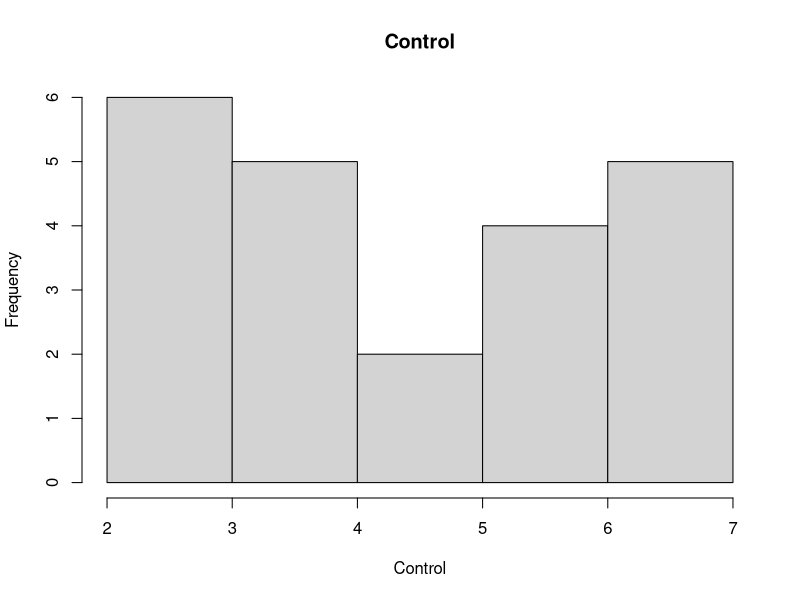
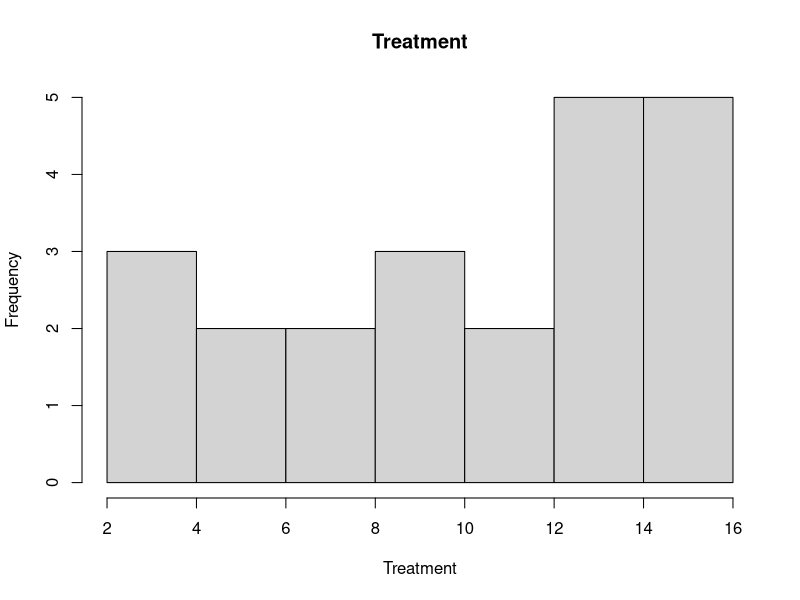
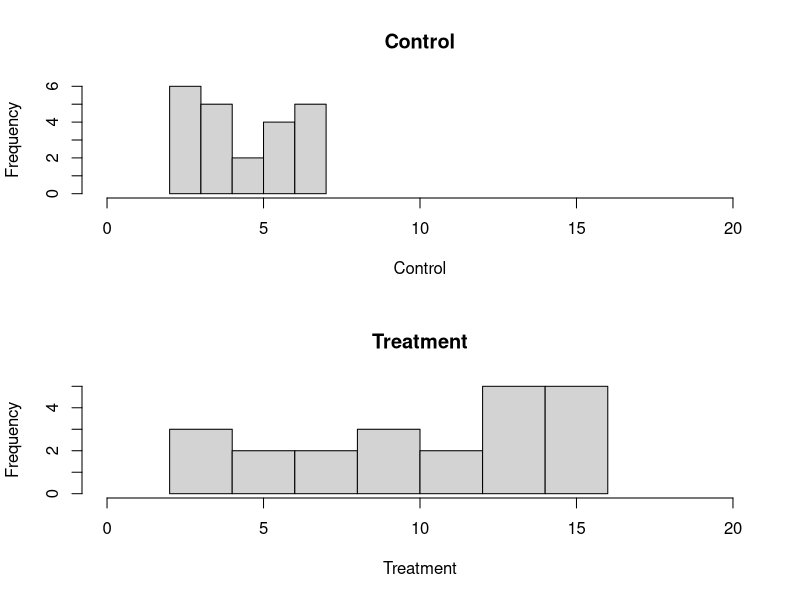
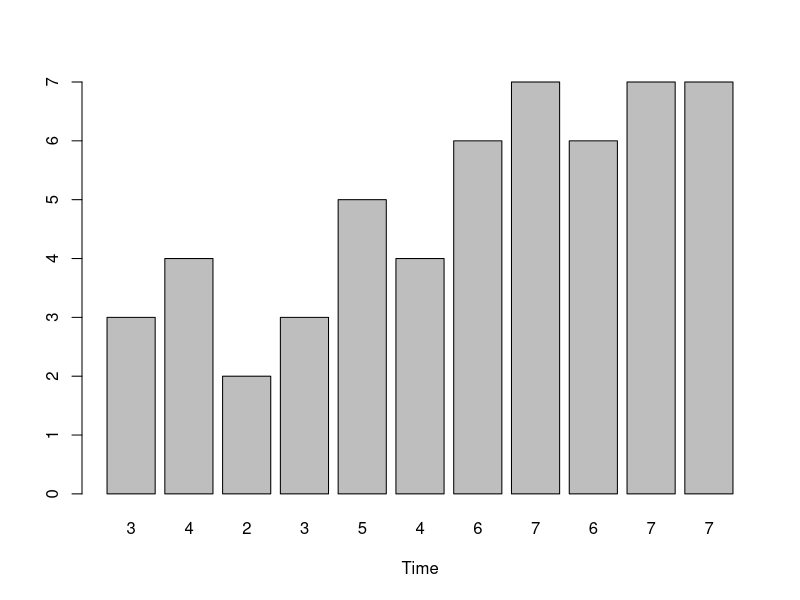
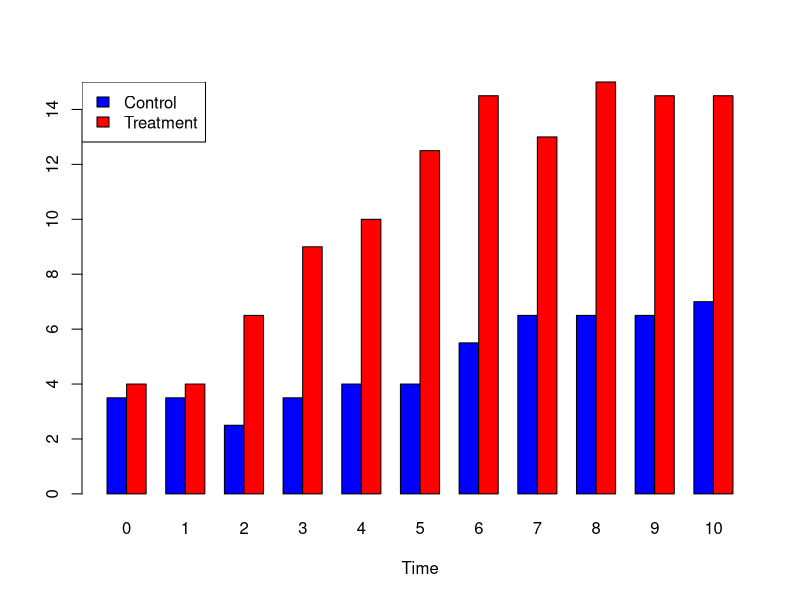
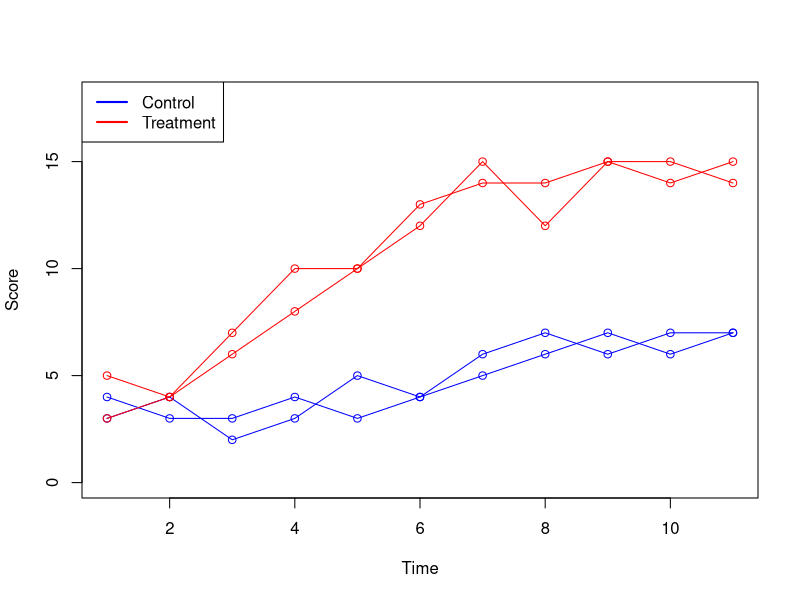

The R source for these figures, in order:
## ---- chunk 1
knitr::opts_chunk$set(echo = FALSE,eval=T)
## ---- chunk 2
timeCourse <- read.delim("../data/timecourse.csv",sep=",",header = T) 
summary(timeCourse)
## ---- chunk 3
hist(as.matrix(timeCourse)[,2:3],main = "Control",xlab = "Control")
hist(as.matrix(timeCourse)[,4:5],main = "Treatment",xlab = "Treatment")
## ---- chunk 4
par(mfrow=c(2,1))
hist(as.matrix(timeCourse)[,2:3],xlim = c(0,20),main = "Control",xlab = "Control")
hist(as.matrix(timeCourse)[,4:5],xlim = c(0,20),main = "Treatment",xlab = "Treatment")
## ---- chunk 5
par(mfrow=c(1,1))

control1 <- timeCourse[,2]
barplot(control1,names.arg = timeCourse[,2],xlab = "Time")

## ---- chunk 6
par(mfrow=c(1,1))

controlMeans <- rowMeans(timeCourse[,c(2,3)])
treatmentMeans <- rowMeans(timeCourse[,c(4,5)])
meanTable <- rbind(controlMeans,treatmentMeans)
barplot(meanTable,names.arg = timeCourse[,1],xlab = "Time",beside=TRUE,col=c("blue","red"))

legend("topleft",legend = c("Control","Treatment"),fill=c("blue","red"))

## ---- chunk 7
topOfY <- max(timeCourse[,-1])+3
 
plot(timeCourse[,2],type="o",xlab="Time",ylab="Score",pch=1,ylim=c(0,topOfY),col="blue") 
lines(timeCourse[,3],pch=1,col="blue",type="o") 
lines(timeCourse[,4],pch=1,col="red",type="o") 
lines(timeCourse[,5],pch=1,col="red",type="o") 
legend("topleft",legend = c("Control","Treatment"),col=c("blue","red"),lwd = 2)
